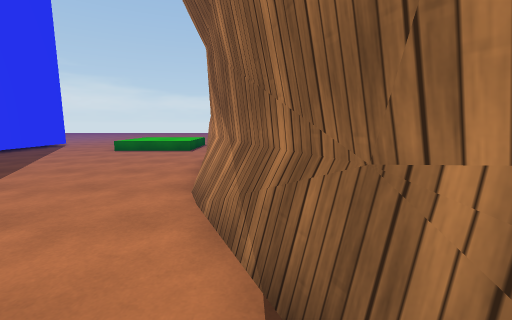
[1] (above)

16 first-person views from a walk through a 3-D level made in the Unity game engine. The camera is 1.4 m above the floor, tilts 8° down and sees 90° across. The floor is counted in squares, 1 m on a side. Each view is taken from the middle of a square. On the plan, view 1 faces up. The plan holds only what a view shows up to about 13 squares ahead; the rest is blank. The place goes on beyond the plan. The player is left out. Surface patterns are stand-ins for the level's own textures.

[2]
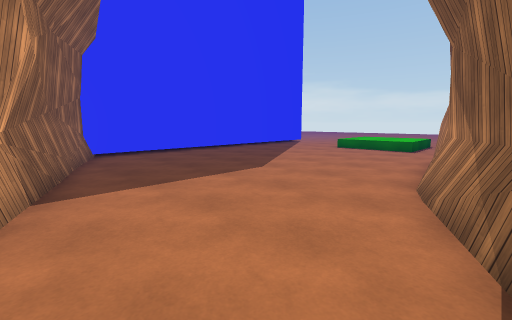

[3]
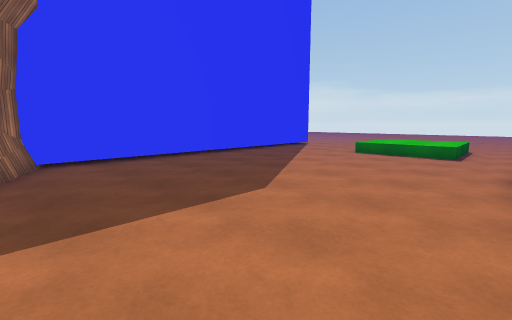

[4]
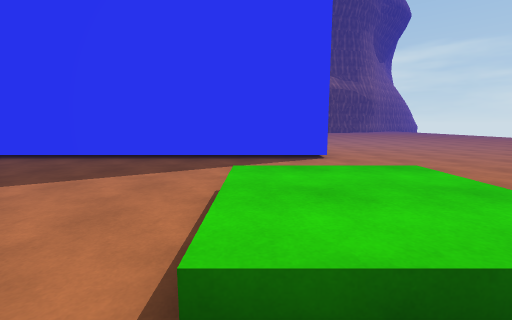

[5]
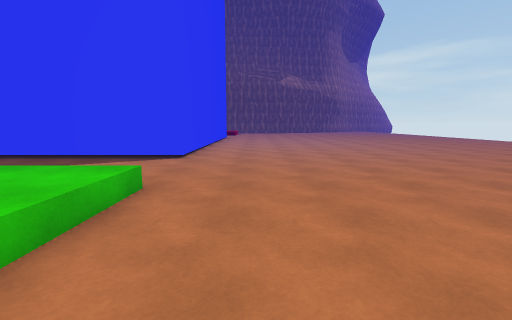

[6]
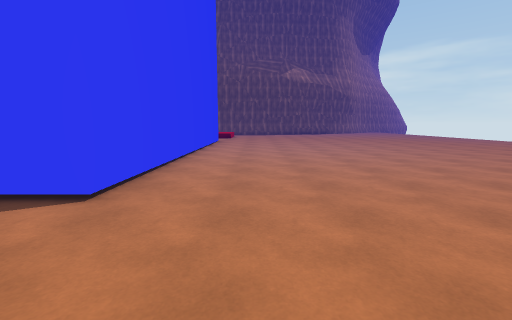

[7]
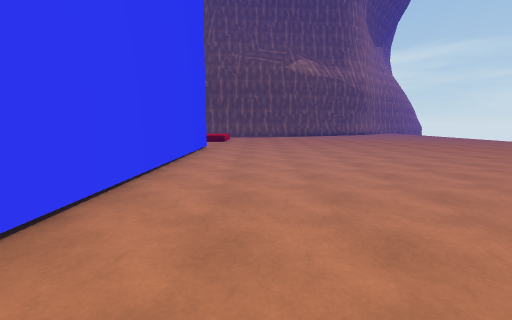

[8]
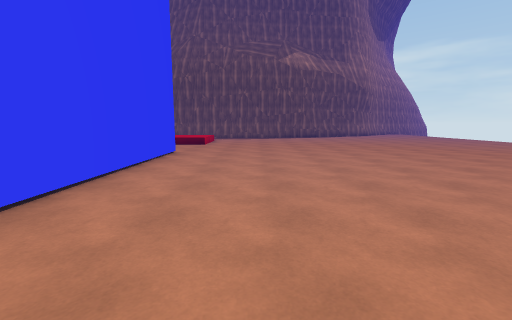

[9]
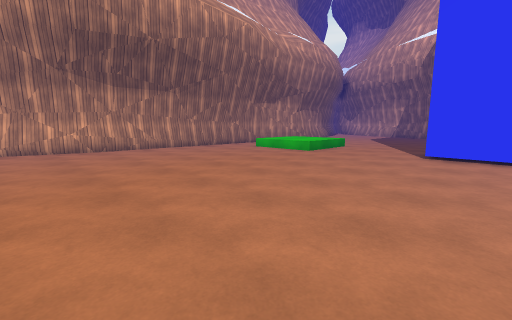

[10]
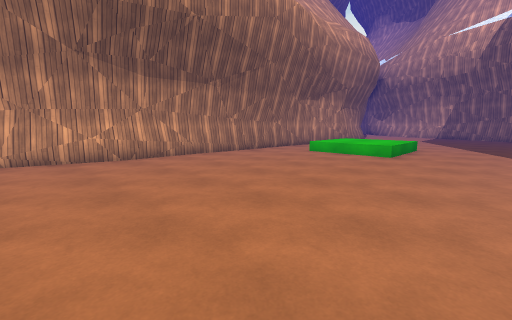

[11]
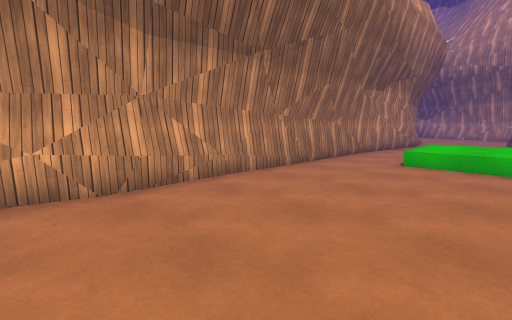

[12]
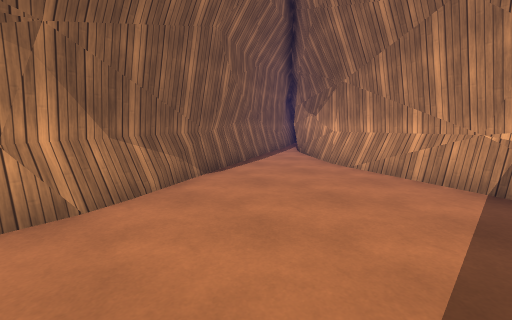

[13]
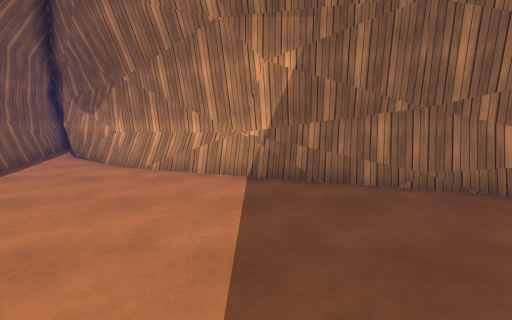

[14]
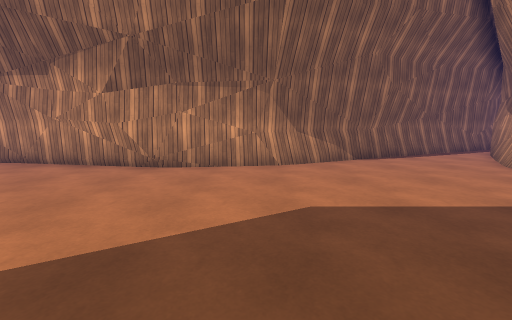

[15]
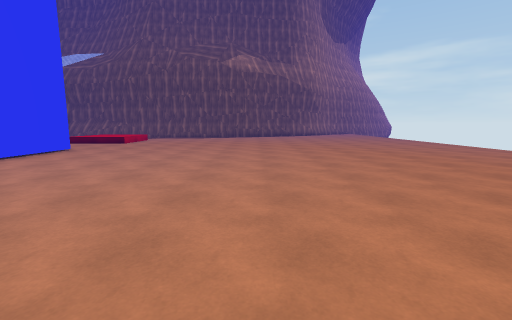

[16]
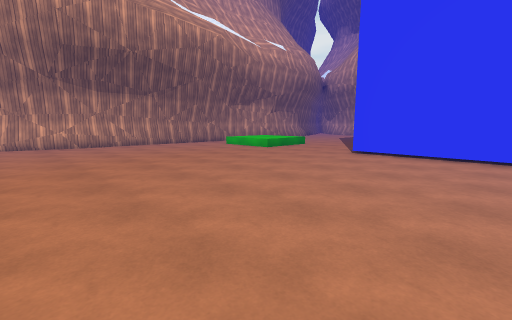

### Floor plan
Points are (right, up) in squares from view 1. A wall is a line through its corners. A room is listed if a view was taken in it or the views show most of it. See-through windows are left out.
Room 1 (views 1, 2, 3, 4, 5, 6, 7, 8, 9, 10, 11, 12, 13, 14, 15, 16)
walls: (-0.7, 16.7) (-0.5, 18.8); (-1, 14.3) (-0.3, 24.2); (-0.4, 22.7) (-0.5, 25.3); (-2.1, 9.6) (-1.1, 12.9); (-0.2, 23.5) (-0.3, 24.9); (-0.3, 24.6) (-0.1, 26.5); (-1.9, 9.1) (-0.5, 16.7); (-0.2, 25.2) (0.3, 28); (-0.4, 25.8) (0.4, 29.1); (-0.1, 26.9) (0.6, 29.1); (0.6, 28.4) (0.8, 29); (-1.1, 5.7) (-1.8, 10.5); (-1.2, 5.3) (-1.9, 10.3); (-12.6, 1.2) (-4.8, -1.5); (-28.9, 17) (-12.6, 17) (-12.6, 1.5) (-10, 0.2); (-10.1, 0.9) (-1.1, -3.1); (-9.8, 0.5) (-2.8, -1.9); (-1.4, -3) (2.5, -5.5); (2.2, -2.8) (-1.1, 6); (2.8, -2.5) (0.6, 1.5); (3.5, -5.1) (2.7, -2.5); (3.6, -5.5) (-1.4, 5.6)
low walls: (-0.5, 24.8) (-0.3, 26.8); (-12.6, 1.6) (-6.5, -0.9); (0, 2.4) (-1.2, 5.8); (-4.4, -1.4) (-1.2, -2.9); (-3.5, -1.6) (-1.3, -2.7); (-1.4, -2.5) (1.9, -4.9)

Where each view was taken, in squares from view 1:
view 1: 0 up, 0 right, facing up
view 2: 1 down, 0 right, facing up-left
view 3: 1 up, 2 left, facing up-left
view 4: 14 up, 2 left, facing left
view 5: 20 up, 2 left, facing left
view 6: 20 up, 8 left, facing left
view 7: 20 up, 13 left, facing left
view 8: 21 up, 16 left, facing left
view 9: 29 up, 15 left, facing down-right
view 10: 29 up, 11 left, facing down-right
view 11: 27 up, 6 left, facing down-right
view 12: 6 up, 6 left, facing down-right
view 13: 6 up, 6 left, facing down
view 14: 6 up, 10 left, facing right
view 15: 27 up, 15 left, facing left
view 16: 29 up, 18 left, facing down-right
